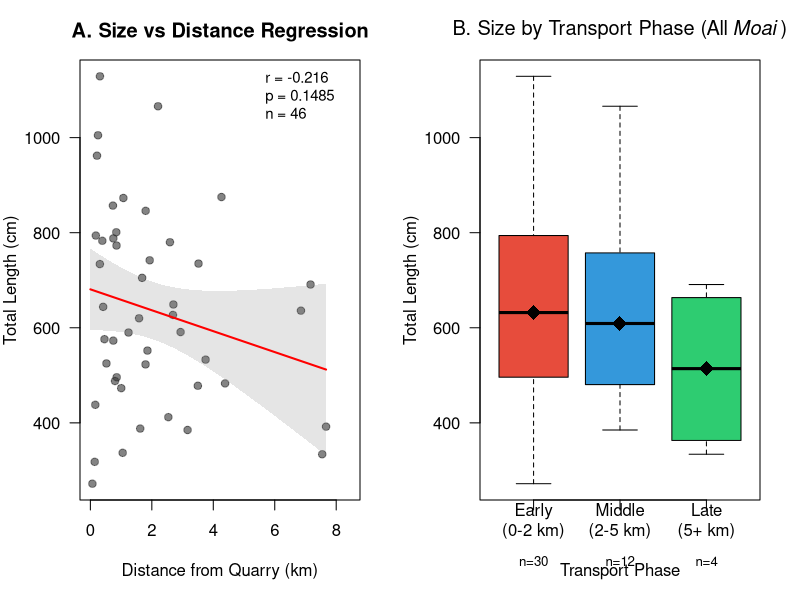
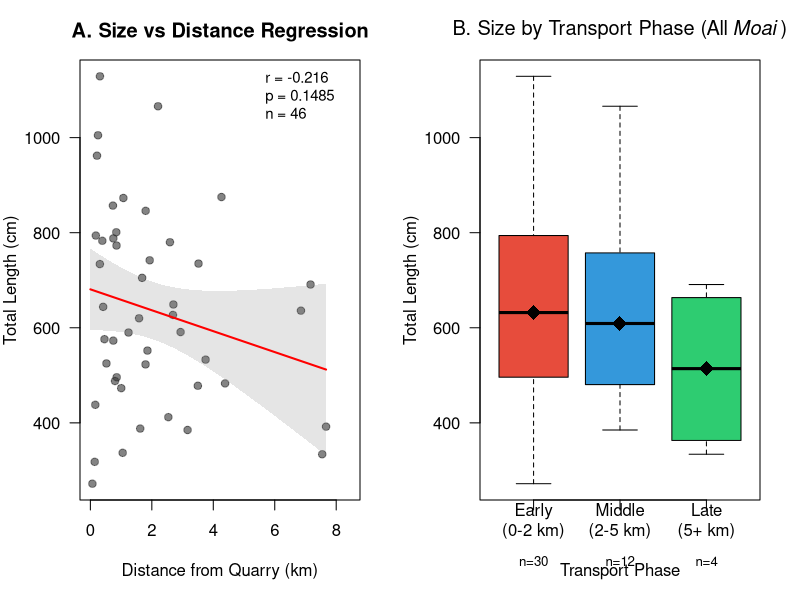
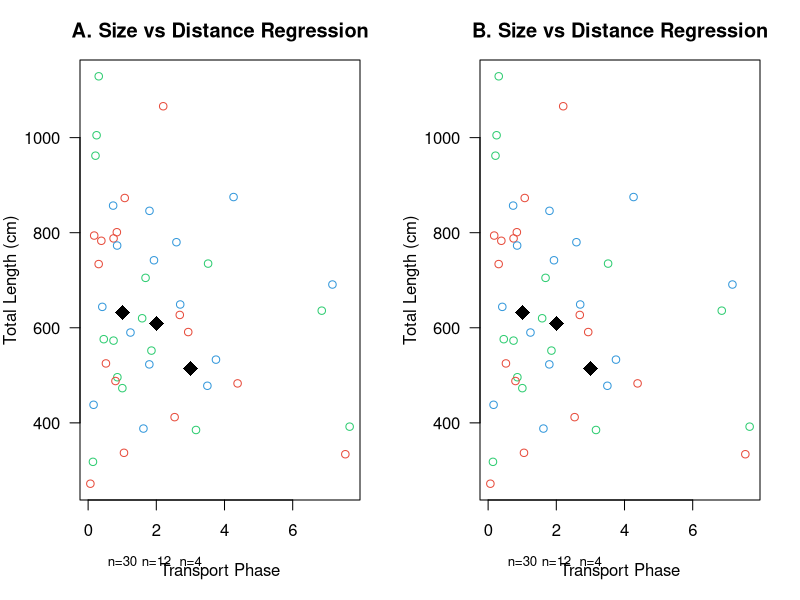
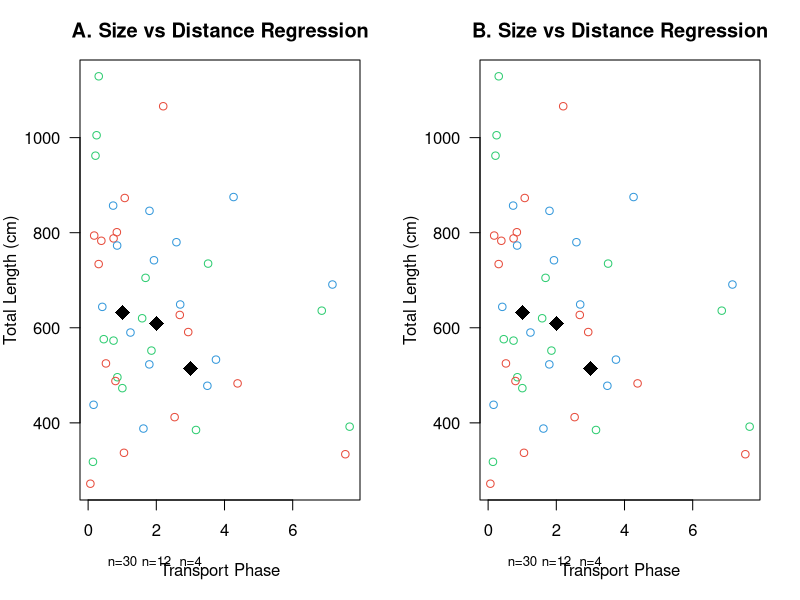

The R source for these figures, in order:
#!/usr/bin/env Rscript
# Figure 13: Analysis of *moai* size in relation to transport distance
# Creates box plots by transport phase and scatter plot with regression

library(readxl)
library(ggplot2)
library(dplyr)
library(tidyr)
library(svglite)

cat("=== FIGURE 13: SIZE VS TRANSPORT DISTANCE ANALYSIS ===\n\n")

# Load the public database which has size data
public_db <- read_excel("../data/MOAI_DATABASE_PUBLIC.xlsx")

# Get ROAD and QUARRY NOT BEDROCK *moai* with size data
road_quarry_moai <- public_db %>%
  filter(LOCATION_TYPE %in% c("ROAD", "QUARRY NOT BEDROCK")) %>%
  mutate(
    latitude = as.numeric(latitude),
    longitude = as.numeric(longitude),
    total_length_cm = suppressWarnings(as.numeric(TOTAL_LENGTH_cm)),
    base_width_cm = suppressWarnings(as.numeric(BASE_WIDTHcm)),
    n_fragments = as.character(NUMBER_OF_FRAGMENTS)
  ) %>%
  filter(!is.na(latitude) & !is.na(longitude))

# Calculate distances directly for the road/quarry moai
QUARRY_LAT <- -27.125175
QUARRY_LON <- -109.288170

merged_data <- road_quarry_moai %>%
  mutate(
    lat_diff = (latitude - QUARRY_LAT) * 111000,
    lon_diff = (longitude - QUARRY_LON) * 99000,
    distance_from_quarry_m = sqrt(lat_diff^2 + lon_diff^2),
    distance_from_quarry_km = distance_from_quarry_m / 1000
  ) %>%
  filter(!is.na(distance_from_quarry_km))

# Use ALL *moai* with size data (not just complete ones) to get better coverage
# This includes fragments but gives us more data points across all distances
moai_with_size <- merged_data %>%
  filter(!is.na(total_length_cm) & total_length_cm > 0) %>%
  mutate(
    height_m = total_length_cm / 100,
    size_metric = ifelse(!is.na(base_width_cm), 
                         total_length_cm * base_width_cm, 
                         total_length_cm * total_length_cm * 0.3),  # Estimate if width missing
    is_complete = (n_fragments == "1" | n_fragments == 1)
  )

cat(sprintf("*Moai* with size and distance data: %d\n", nrow(moai_with_size)))
cat(sprintf("  Complete *moai*: %d\n", sum(moai_with_size$is_complete, na.rm = TRUE)))
cat(sprintf("  Fragments: %d\n", sum(!moai_with_size$is_complete, na.rm = TRUE)))

# Use the renamed variable for consistency
complete_moai <- moai_with_size

# Define transport phases based on distance
complete_moai <- complete_moai %>%
  mutate(
    transport_phase = case_when(
      distance_from_quarry_km <= 2 ~ "Early\n(0-2 km)",
      distance_from_quarry_km <= 5 ~ "Middle\n(2-5 km)",
      TRUE ~ "Late\n(5+ km)"
    ),
    transport_phase = factor(transport_phase, 
                            levels = c("Early\n(0-2 km)", "Middle\n(2-5 km)", "Late\n(5+ km)"))
  )

# Calculate phase statistics
phase_stats <- complete_moai %>%
  group_by(transport_phase) %>%
  summarise(
    n = n(),
    mean_height = mean(height_m),
    median_height = median(height_m),
    sd_height = sd(height_m),
    .groups = 'drop'
  )

print(phase_stats)

# Run correlation test
cor_test <- cor.test(complete_moai$distance_from_quarry_km, complete_moai$total_length_cm)
lm_model <- lm(total_length_cm ~ distance_from_quarry_km, data = complete_moai)

cat(sprintf("\nCorrelation Analysis:\n"))
cat(sprintf("Pearson r = %.3f\n", cor_test$estimate))
cat(sprintf("p-value = %.4f\n", cor_test$p.value))
cat(sprintf("R² = %.3f\n", summary(lm_model)$r.squared))

# Create the two-panel figure
par(mfrow = c(1, 2), mar = c(5, 4, 3, 2))

# Panel A: Scatter plot with regression
plot(complete_moai$distance_from_quarry_km, complete_moai$total_length_cm,
     main = "A. Size vs Distance Regression",
     xlab = "Distance from Quarry (km)",
     ylab = "Total Length (cm)",
     pch = 19,
     col = rgb(0.2, 0.2, 0.2, 0.6),
     las = 1,
     xlim = c(0, max(complete_moai$distance_from_quarry_km) * 1.1))

# Add regression line with confidence interval
pred_data <- data.frame(distance_from_quarry_km = seq(0, max(complete_moai$distance_from_quarry_km), 
                                                      length.out = 100))
pred <- predict(lm_model, pred_data, interval = "confidence")

# Add confidence band
polygon(c(pred_data$distance_from_quarry_km, rev(pred_data$distance_from_quarry_km)),
        c(pred[,"lwr"], rev(pred[,"upr"])),
        col = rgb(0.5, 0.5, 0.5, 0.2),
        border = NA)

# Add regression line
lines(pred_data$distance_from_quarry_km, pred[,"fit"], 
      col = "red", lwd = 2)

# Add statistics text
text(max(complete_moai$distance_from_quarry_km) * 0.7, 
     max(complete_moai$total_length_cm) * 0.95,
     sprintf("r = %.3f\np = %.4f\nn = %d", 
             cor_test$estimate, cor_test$p.value, nrow(complete_moai)),
     pos = 4, cex = 0.9)

# Panel B: Box plots by transport phase
phase_counts <- table(complete_moai$transport_phase)
medians <- tapply(complete_moai$total_length_cm, complete_moai$transport_phase, median)

boxplot(total_length_cm ~ transport_phase, data = complete_moai,
        main = expression("B. Size by Transport Phase (All"~italic("Moai")~")"),
        xlab = "Transport Phase",
        ylab = "Total Length (cm)",
        col = c("#e74c3c", "#3498db", "#2ecc71"),
        las = 1,
        outline = TRUE)

# Add sample sizes
mtext(side = 1, at = 1:3, text = paste0("n=", phase_counts), 
      line = 2.5, cex = 0.8)

# Add median values
points(1:3, medians, pch = 18, cex = 2, col = "black")

# Save the figure
if (!dir.exists("../figures")) {
  dir.create("../figures")
}

# Save in multiple formats
# High resolution PNG (600 dpi)
png("../figures/Figure_13_size_distance_analysis.png", 
    width = 10, height = 5, units = "in", res = 600)
par(mfrow = c(1, 2), mar = c(5, 4, 3, 2))

# Recreate Panel A for PNG
plot(complete_moai$distance_from_quarry_km, complete_moai$total_length_cm,
     main = "A. Size vs Distance Regression",
     xlab = "Distance from Quarry (km)",
     ylab = "Total Length (cm)",
     pch = 19,
     col = rgb(0.2, 0.2, 0.2, 0.6),
     las = 1,
     xlim = c(0, max(complete_moai$distance_from_quarry_km) * 1.1))
polygon(c(pred_data$distance_from_quarry_km, rev(pred_data$distance_from_quarry_km)),
        c(pred[,"lwr"], rev(pred[,"upr"])),
        col = rgb(0.5, 0.5, 0.5, 0.2),
        border = NA)
lines(pred_data$distance_from_quarry_km, pred[,"fit"], 
      col = "red", lwd = 2)
text(max(complete_moai$distance_from_quarry_km) * 0.7, 
     max(complete_moai$total_length_cm) * 0.95,
     sprintf("r = %.3f\np = %.4f\nn = %d", 
             cor_test$estimate, cor_test$p.value, nrow(complete_moai)),
     pos = 4, cex = 0.9)

# Recreate Panel B for PNG (now box plots)
boxplot(total_length_cm ~ transport_phase, data = complete_moai,
        main = expression("B. Size by Transport Phase (All"~italic("Moai")~")"),
        xlab = "Transport Phase",
        ylab = "Total Length (cm)",
        col = c("#e74c3c", "#3498db", "#2ecc71"),
        las = 1,
        outline = TRUE)
mtext(side = 1, at = 1:3, text = paste0("n=", phase_counts), 
      line = 2.5, cex = 0.8)
points(1:3, medians, pch = 18, cex = 2, col = "black")
dev.off()

# Low resolution preview PNG (150 dpi)
png("../figures/Figure_13_size_distance_analysis_preview.png", 
    width = 10, height = 5, units = "in", res = 150)
par(mfrow = c(1, 2), mar = c(5, 4, 3, 2))

# Recreate Panel A for preview PNG
plot(complete_moai$distance_from_quarry_km, complete_moai$total_length_cm,
     main = "A. Size vs Distance Regression",
        xlab = "Transport Phase",
        ylab = "Total Length (cm)",
        col = c("#e74c3c", "#3498db", "#2ecc71"),
        las = 1,
        outline = TRUE)
mtext(side = 1, at = 1:3, text = paste0("n=", phase_counts), 
      line = 2.5, cex = 0.8)
points(1:3, medians, pch = 18, cex = 2, col = "black")

# Recreate Panel B for preview PNG
plot(complete_moai$distance_from_quarry_km, complete_moai$total_length_cm,
     main = "B. Size vs Distance Regression",
        xlab = "Transport Phase",
        ylab = "Total Length (cm)",
        col = c("#e74c3c", "#3498db", "#2ecc71"),
        las = 1,
        outline = TRUE)
mtext(side = 1, at = 1:3, text = paste0("n=", phase_counts), 
      line = 2.5, cex = 0.8)
points(1:3, medians, pch = 18, cex = 2, col = "black")
dev.off()

pdf("../figures/Figure_13_size_distance_analysis.pdf", width = 10, height = 5)
par(mfrow = c(1, 2), mar = c(5, 4, 3, 2))

# Repeat Panel A for PDF
plot(complete_moai$distance_from_quarry_km, complete_moai$total_length_cm,
     main = "A. Size vs Distance Regression",
        xlab = "Transport Phase",
        ylab = "Total Length (cm)",
        col = c("#e74c3c", "#3498db", "#2ecc71"),
        las = 1,
        outline = TRUE)
mtext(side = 1, at = 1:3, text = paste0("n=", phase_counts), 
      line = 2.5, cex = 0.8)
points(1:3, medians, pch = 18, cex = 2, col = "black")

# Repeat Panel B for PDF
plot(complete_moai$distance_from_quarry_km, complete_moai$total_length_cm,
     main = "B. Size vs Distance Regression",
        xlab = "Transport Phase",
        ylab = "Total Length (cm)",
        col = c("#e74c3c", "#3498db", "#2ecc71"),
        las = 1,
        outline = TRUE)
mtext(side = 1, at = 1:3, text = paste0("n=", phase_counts), 
      line = 2.5, cex = 0.8)
points(1:3, medians, pch = 18, cex = 2, col = "black")
dev.off()

# Save statistics
write.csv(phase_stats, "../figures/Figure_13_phase_statistics.csv", row.names = FALSE)
write.csv(complete_moai %>% 
          select(distance_from_quarry_km, total_length_cm, height_m, transport_phase),
          "../figures/Figure_13_analysis_data.csv", row.names = FALSE)

cat("\n=== FIGURE 13 CREATED SUCCESSFULLY ===\n")
cat("Files saved:\n")
cat("- Figure_13_size_distance_analysis.png (600 dpi)\n")
cat("- Figure_13_size_distance_analysis_preview.png (150 dpi)\n") 
cat("- Figure_13_size_distance_analysis.pdf\n")
cat("- Figure_13_phase_statistics.csv\n")
cat("- Figure_13_analysis_data.csv\n")

cat("\n=== KEY FINDINGS ===\n")
if(cor_test$p.value < 0.05) {
  cat("Significant negative correlation between size and distance\n")
  cat("Larger *moai* tend to be found closer to the quarry\n")
} else {
  cat("No significant correlation between size and distance\n")
  cat("*Moai* size does not predict transport distance\n")
}
